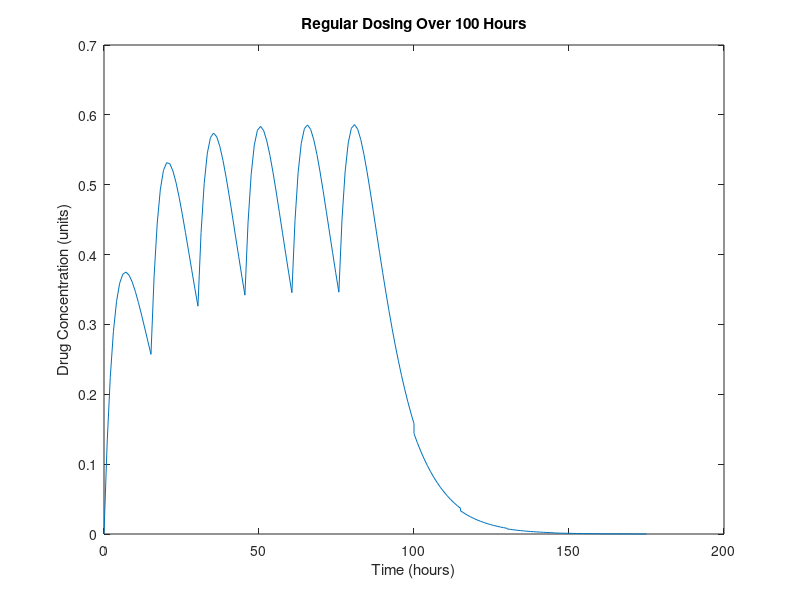
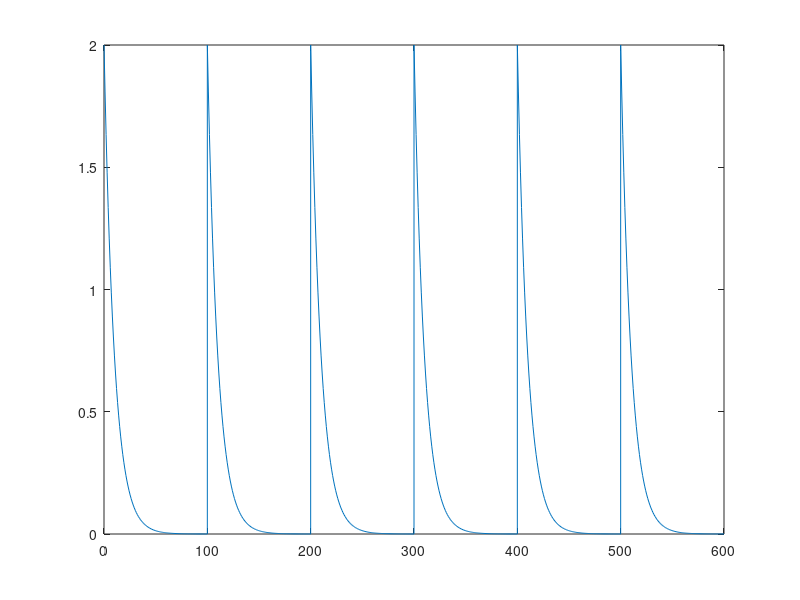

These charts were generated, in order, by the following MATLAB code:

%% Basic Periodical Administration Model
Period = 15;
time = 100;
t=linspace(0,time);
k_s = 0.1;
C_0 = 2;
C_1 = 0.5;
k_e = 0.2;
rep=5;
e = (C_0*(k_s)/(-k_e+k_s))*(exp(-k_e*t)-exp(-k_s*t))- (C_1*(k_s)/(-k_e+k_s))*(exp(-k_e*t)-exp(-k_s*t)) ;
e3 = (C_0*(k_s)/(-k_e+k_s))*(exp(-k_e*t)-exp(-k_s*t))- (C_1*(k_s)/(-k_e+k_s))*(exp(-k_e*t)-exp(-k_s*t)) ;
%adding each exponential and its counteragent at T intervals rep times
for i=1:rep
t1 = zeros(1,Period);
e2 = e3;
for w=1:i
e2 = cat(2,t1,e2);
end
e1 = e2;
e = cat(2,e,t1) + e1;
t = cat(2,t,linspace(max(t),max(t)+Period,Period));
end
figure()

plot(t,e)
xlabel('Time (hours)')
ylabel('Drug Concentration (units)')
title('Regular Dosing Over 100 Hours')
hold on;
%%
%no control
Period = 100;
time = 100;
rep = 5;
t=linspace(0,time);
k_s = 0.1;
C_0 = 2;
k_e = 0.2;
e = C_0*exp(-k_s*t)  ;
e3 =C_0*exp(-k_s*t) ;
for i=1:rep
t1 = zeros(1,Period);
e2 = e3;
for w=1:i
e2 = cat(2,t1,e2);
end
e1 = e2;
e = cat(2,e,t1) + e1;
t = cat(2,t,linspace(max(t),max(t)+Period,Period));
end


figure()
plot(t,e)
hold off;